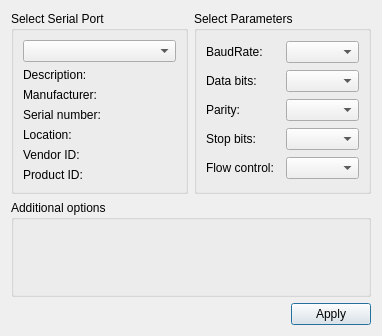
<?xml version="1.0" encoding="UTF-8"?>
<ui version="4.0">
 <class>SettingsDialog</class>
 <widget class="QDialog" name="SettingsDialog">
  <property name="windowModality">
   <enum>Qt::NonModal</enum>
  </property>
  <property name="geometry">
   <rect>
    <x>0</x>
    <y>0</y>
    <width>382</width>
    <height>336</height>
   </rect>
  </property>
  <property name="windowTitle">
   <string>Serial port settings</string>
  </property>
  <property name="modal">
   <bool>false</bool>
  </property>
  <layout class="QGridLayout" name="gridLayout_3">
   <item row="0" column="1">
    <widget class="QGroupBox" name="parametersBox">
     <property name="title">
      <string>Select Parameters</string>
     </property>
     <layout class="QGridLayout" name="gridLayout_2">
      <item row="0" column="0">
       <widget class="QLabel" name="baudRateLabel">
        <property name="text">
         <string>BaudRate:</string>
        </property>
       </widget>
      </item>
      <item row="0" column="1">
       <widget class="QComboBox" name="baudRateBox"/>
      </item>
      <item row="1" column="0">
       <widget class="QLabel" name="dataBitsLabel">
        <property name="text">
         <string>Data bits:</string>
        </property>
       </widget>
      </item>
      <item row="1" column="1">
       <widget class="QComboBox" name="dataBitsBox"/>
      </item>
      <item row="2" column="0">
       <widget class="QLabel" name="parityLabel">
        <property name="text">
         <string>Parity:</string>
        </property>
       </widget>
      </item>
      <item row="2" column="1">
       <widget class="QComboBox" name="parityBox"/>
      </item>
      <item row="3" column="0">
       <widget class="QLabel" name="stopBitsLabel">
        <property name="text">
         <string>Stop bits:</string>
        </property>
       </widget>
      </item>
      <item row="3" column="1">
       <widget class="QComboBox" name="stopBitsBox"/>
      </item>
      <item row="4" column="0">
       <widget class="QLabel" name="flowControlLabel">
        <property name="text">
         <string>Flow control:</string>
        </property>
       </widget>
      </item>
      <item row="4" column="1">
       <widget class="QComboBox" name="flowControlBox"/>
      </item>
     </layout>
    </widget>
   </item>
   <item row="0" column="0">
    <widget class="QGroupBox" name="selectBox">
     <property name="title">
      <string>Select Serial Port</string>
     </property>
     <layout class="QGridLayout" name="gridLayout">
      <item row="0" column="0">
       <widget class="QComboBox" name="serialPortInfoListBox"/>
      </item>
      <item row="1" column="0">
       <widget class="QLabel" name="descriptionLabel">
        <property name="text">
         <string>Description:</string>
        </property>
       </widget>
      </item>
      <item row="2" column="0">
       <widget class="QLabel" name="manufacturerLabel">
        <property name="text">
         <string>Manufacturer:</string>
        </property>
       </widget>
      </item>
      <item row="3" column="0">
       <widget class="QLabel" name="serialNumberLabel">
        <property name="text">
         <string>Serial number:</string>
        </property>
       </widget>
      </item>
      <item row="4" column="0">
       <widget class="QLabel" name="locationLabel">
        <property name="text">
         <string>Location:</string>
        </property>
       </widget>
      </item>
      <item row="5" column="0">
       <widget class="QLabel" name="vidLabel">
        <property name="text">
         <string>Vendor ID:</string>
        </property>
       </widget>
      </item>
      <item row="6" column="0">
       <widget class="QLabel" name="pidLabel">
        <property name="text">
         <string>Product ID:</string>
        </property>
       </widget>
      </item>
     </layout>
    </widget>
   </item>
   <item row="2" column="0" colspan="2">
    <layout class="QHBoxLayout" name="horizontalLayout">
     <item>
      <spacer name="horizontalSpacer">
       <property name="orientation">
        <enum>Qt::Horizontal</enum>
       </property>
       <property name="sizeHint" stdset="0">
        <size>
         <width>96</width>
         <height>20</height>
        </size>
       </property>
      </spacer>
     </item>
     <item>
      <widget class="QPushButton" name="applyButton">
       <property name="text">
        <string>Apply</string>
       </property>
      </widget>
     </item>
    </layout>
   </item>
   <item row="1" column="0" colspan="2">
    <widget class="QGroupBox" name="additionalOptionsGroupBox">
     <property name="title">
      <string>Additional options</string>
     </property>
     <layout class="QVBoxLayout" name="verticalLayout"/>
    </widget>
   </item>
  </layout>
 </widget>
 <resources/>
 <connections/>
</ui>
